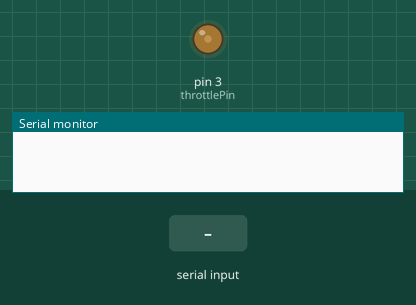
This sketch was run on a simulated Arduino Uno, built with avr-gcc and run on an emulated ATmega328P. Shown: output pins drawn as LEDs (lit = HIGH), the last lines printed to the serial monitor. Inputs (shaded band) come from the test bench.

Above: at 1.2 s.
1.3 s: "," received over Serial
At 4.7 s:
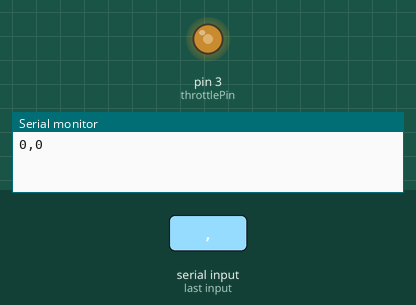
At 10.2 s:
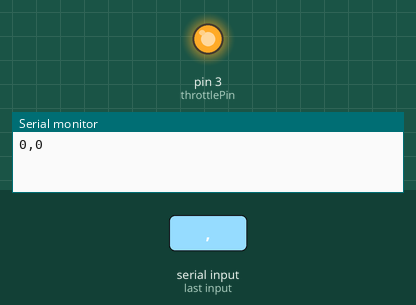
Timing chart, 0 to 10.3 s (numbered marks = the images above; inputs shaded):
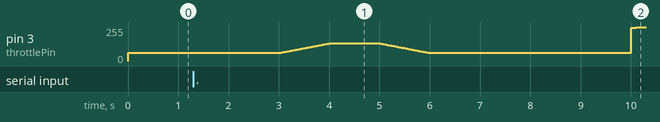

The sketch:

Drone_control_working_hover_hold.ino
```cpp
#include <PID_v1.h>

int buf=0;
int xcoordinate=0;
int ycoordinate=0;

long previousMillis=0;
long interval=10;
long throttleInterval=1000;
int throttlePin=3;
int yawPin=5;
int pitchPin=6;
int rollPin=11;

double Setpoint, Input, Output;

//Specify the links and initial tuning parameters
double Kp=2, Ki=5, Kd=1;
PID myPID(&Input, &Output, &Setpoint, Kp, Ki, Kd, DIRECT);

void setup() {
  Serial.begin(9600);
  pinMode(throttlePin,OUTPUT);

   //initialize the variables we're linked to
  Input=ycoordinate;
  Setpoint = 100;

  //turn the PID on
  myPID.SetMode(AUTOMATIC);


}

void loop() {

  //read serial data and print coordinates of drone on screen
  if (Serial.available() > 0) {
        readCoordinates();
        //delay(2);    //9600 baud rate is slower than the arduino clock speed this delay removes problems
        //if(Serial.available() == 0){ //this is where you would move the arm to a coordinate I just print them.
            Serial.print(xcoordinate);
            Serial.print(",");
            Serial.println(ycoordinate);
        //}
    }


  int i;
  int j;
  unsigned long currentMillis=millis();
  if(currentMillis<3000){
    analogWrite(throttlePin,61);
  }

  if(3000<currentMillis and currentMillis<4000) {
    if (currentMillis - previousMillis > interval){
      previousMillis=currentMillis;
      i=currentMillis;
      analogWrite(throttlePin,(0.072*i-155));
    }
    }

   if(4000<currentMillis and currentMillis<5000) {  //reset first number to 6000 andsecond to 8000
    analogWrite(throttlePin,133);
  }

  if(5000<currentMillis and currentMillis<6000) {
    if (currentMillis - previousMillis > interval){
      previousMillis=currentMillis;
      i=currentMillis;
      analogWrite(throttlePin,493-(0.072*i));
  }
  }

   if (currentMillis>6000 and currentMillis<10000){
     analogWrite(throttlePin,61);
   }
   if(currentMillis>10000 and currentMillis<50000){
   //PID hover hold:

   Input = xcoordinate;  //define PID input
  myPID.Compute();
  analogWrite(throttlePin, Output);  //write PID value to throttle
   }

}

 //define read coordinates object to get coordinates from serial port
 void readCoordinates(){
    byte character = Serial.read(); //read the first byte on serial
    if(character != 10 && character != ','){ //newline(10) and , are special
        buf = buf*10;
        buf += (int)(character - '0'); //these two lines turn the string into an integer
    } else if(character == ','){
        xcoordinate = buf; //after a comma the buffer has the x coordinate
        buf = 0;
    } else {
        ycoordinate = buf; //after a space the buffer has the y coordinate
        buf = 0;
    }
}
```
